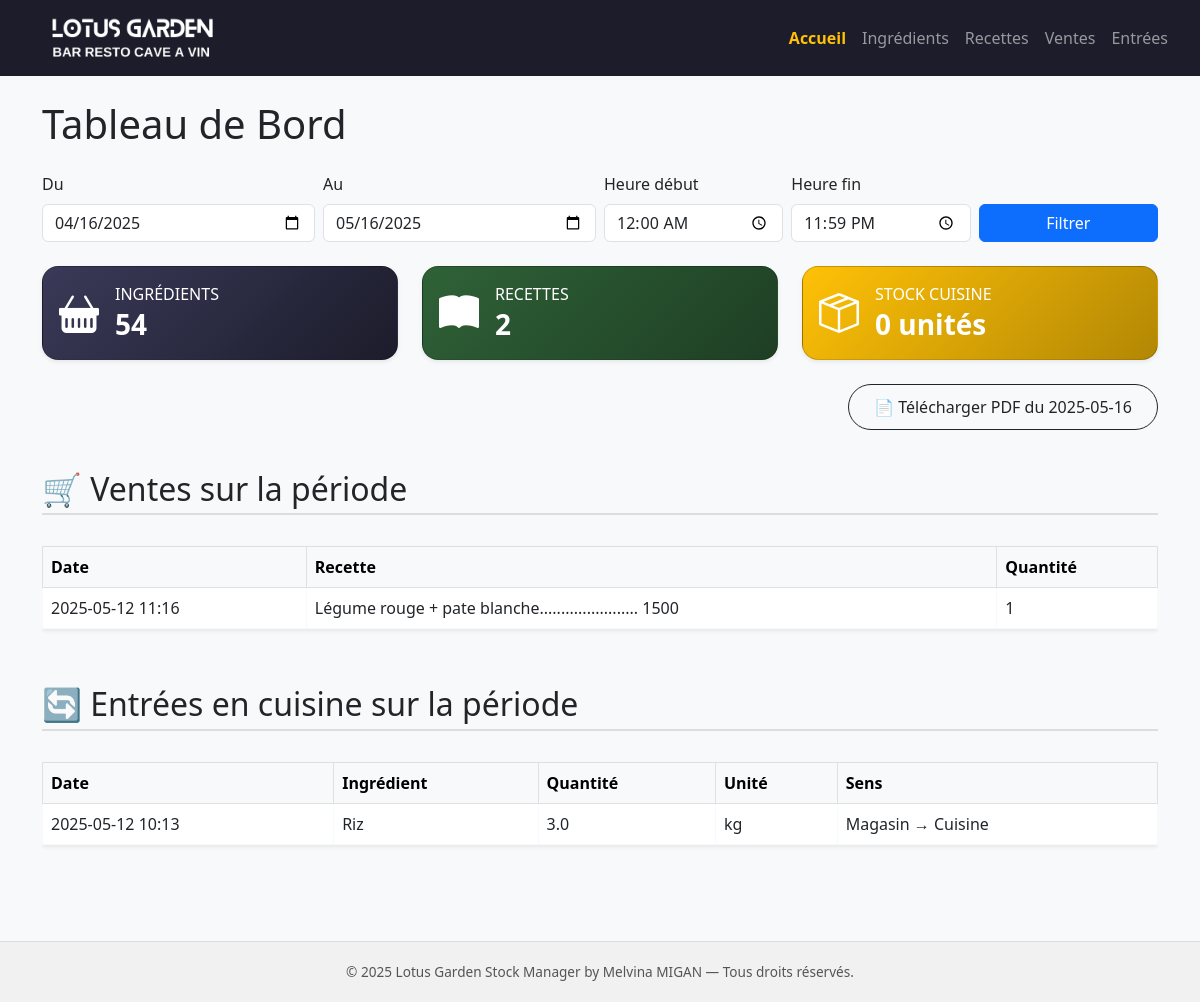
Before: / with the older database file.
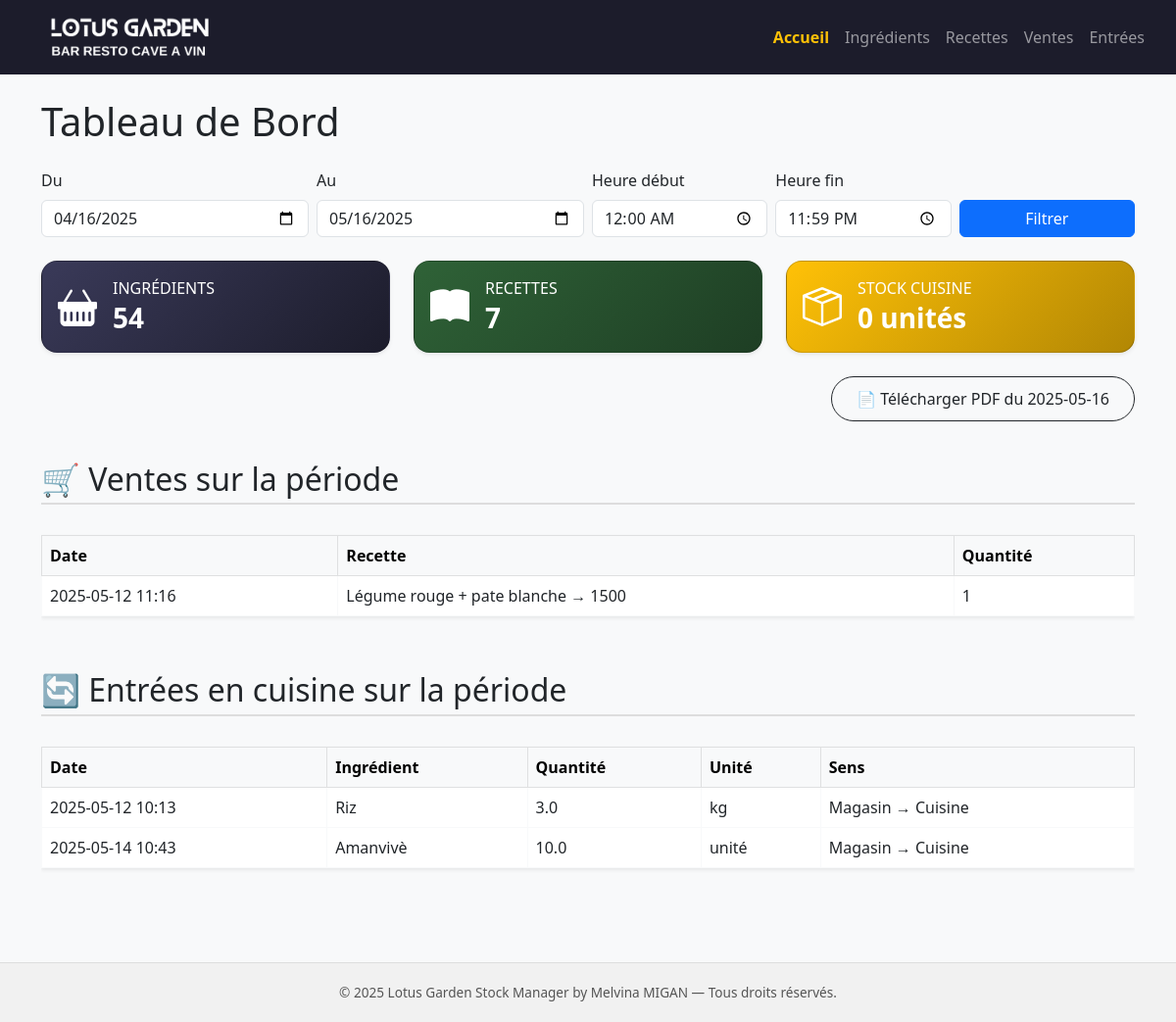
After: the same page with the newer database file.
### app.py (models this page shows)
class Vente(db.Model):
    id = db.Column(db.Integer, primary_key=True)
    recette_id = db.Column(db.Integer, db.ForeignKey('recette.id'), nullable=False)
    quantite = db.Column(db.Integer, nullable=False, default=1)
    date = db.Column(db.DateTime, default=datetime.utcnow)
    recette = db.relationship('Recette')

class Recette(db.Model):
    id = db.Column(db.Integer, primary_key=True)
    nom = db.Column(db.String(100), nullable=False)
    ingredients = db.relationship('RecetteIngredient', backref='recette', cascade='all, delete-orphan')

class HistoriqueTransfert(db.Model):
    id = db.Column(db.Integer, primary_key=True)
    ingredient_id = db.Column(db.Integer, db.ForeignKey('ingredient.id'), nullable=False)
    quantite = db.Column(db.Float, nullable=False)
    unite = db.Column(db.String(50), nullable=False)
    date = db.Column(db.DateTime, default=datetime.utcnow)
    sens = db.Column(db.String(20), nullable=False)
    ingredient = db.relationship('Ingredient', backref='transferts')

class Ingredient(db.Model):
    id = db.Column(db.Integer, primary_key=True)
    nom = db.Column(db.String(100), nullable=False)
    unite = db.Column(db.String(50), nullable=False)
    stock_cuisine = db.Column(db.Float, nullable=False, default=0.0)
    stock_magasin = db.Column(db.Float, nullable=False, default=0.0)

### app.py (the view)
@app.route('/')
def home():
    date_to = request.args.get('date_to', datetime.utcnow().date().isoformat())
    date_from = request.args.get('date_from', (datetime.fromisoformat(date_to) - timedelta(days=30)).date().isoformat())
    heure_debut = request.args.get('heure_debut', '00:00')
    heure_fin = request.args.get('heure_fin', '23:59')
    dt_from = datetime.fromisoformat(date_from + ' ' + heure_debut)
    dt_to = datetime.fromisoformat(date_to + ' ' + heure_fin)
    count_ingredients = Ingredient.query.count()
    count_recettes = Recette.query.count()
    total_stock_cuisine = db.session.query(func.sum(Ingredient.stock_cuisine)).scalar() or 0
    ventes_mois = Vente.query.filter(Vente.date >= dt_from, Vente.date <= dt_to).all()
    transferts_mois = HistoriqueTransfert.query.filter(HistoriqueTransfert.date >= dt_from, HistoriqueTransfert.date <= dt_to).all()
    return render_template('home.html',
        count_ingredients=count_ingredients,
        count_recettes=count_recettes,
        total_stock_cuisine=total_stock_cuisine,
        ventes_mois=ventes_mois,
        transferts_mois=transferts_mois,
        current_time=datetime.utcnow(),
        date_from=date_from,
        date_to=date_to,
        heure_debut=heure_debut,
        heure_fin=heure_fin
    )

### app.py (called while the page is built)
@app.context_processor
def inject_request():
    return dict(request=request)

### templates/home.html (shortened to what the changed rows need)
<!DOCTYPE html>
<html lang="fr">
<head>
    <link rel="stylesheet" href="https://cdn.jsdelivr.net/npm/bootstrap@5.3.0/dist/css/bootstrap.min.css">
    <link rel="stylesheet" href="https://cdn.jsdelivr.net/npm/bootstrap-icons@1.10.5/font/bootstrap-icons.css">
    <link rel="stylesheet" href="https://cdnjs.cloudflare.com/ajax/libs/animate.css/4.1.1/animate.min.css"/>
</head>
<body>
<nav class="navbar navbar-expand-lg navbar-dark px-4">
    <div class="collapse navbar-collapse" id="navbarNav">
        <ul class="navbar-nav ms-auto">
            {% set nav_links = [
                ('home', 'Accueil'),
                ('ajouter', 'Ingrédients'),
                ('recettes', 'Recettes'),
                ('ventes', 'Ventes'),
                ('transfert', 'Entrées')
            ] %}
            {% for endpoint, label in nav_links %}
            <li class="nav-item">
                <a class="nav-link {{ 'active text-warning fw-bold' if request.path == url_for(endpoint) else '' }}" href="{{ url_for(endpoint) }}">{{ label }}</a>
            </li>
            {% endfor %}
        </ul>
    </div>
</nav>
<div class="container mt-4">
    <h1 class="mb-4">Tableau de Bord</h1>
    <div class="row mb-4">
        <div class="col-md-4">
            <div class="card shadow-sm text-white animate__animated animate__fadeInUp" style="background: linear-gradient(135deg, #2f6237, #1e3e24);">
                <div class="card-body d-flex align-items-center">
                    <div>
                        <h6 class="mb-1 text-uppercase">Recettes</h6>
                        <h3 class="fw-bold mb-0">{{ count_recettes }}</h3>
                    </div>
                </div>
            </div>
        </div>
    </div>
    <h2>🛒 Ventes sur la période</h2>
    {% if ventes_mois %}
        <div class="table-responsive">
            <table class="table table-hover table-bordered border-light shadow-sm mt-3">
                <thead class="table-light">
                    <tr>
                        <th>Date</th>
                        <th>Recette</th>
                        <th>Quantité</th>
                    </tr>
                </thead>
                <tbody>
                    {% for vente in ventes_mois %}
                    <tr>
                        <td>{{ vente.date.strftime('%Y-%m-%d %H:%M') }}</td>
                        <td>{{ vente.recette.nom }}</td>
                        <td>{{ vente.quantite }}</td>
                    </tr>
                    {% endfor %}
                </tbody>
            </table>
        </div>
    {% else %}
        <p class="text-muted">Aucune vente enregistrée.</p>
    {% endif %}
    <h2>🔄 Entrées en cuisine sur la période</h2>
    {% if transferts_mois %}
        <div class="table-responsive">
            <table class="table table-hover table-bordered border-light shadow-sm mt-3">
                <thead class="table-light">
                    <tr>
                        <th>Date</th>
                        <th>Ingrédient</th>
                        <th>Quantité</th>
                        <th>Unité</th>
                        <th>Sens</th>
                    </tr>
                </thead>
                <tbody>
                    {% for t in transferts_mois %}
                    <tr>
                        <td>{{ t.date.strftime('%Y-%m-%d %H:%M') }}</td>
                        <td>{{ t.ingredient.nom }}</td>
                        <td>{{ t.quantite }}</td>
                        <td>{{ t.unite }}</td>
                        <td>{{ 'Magasin → Cuisine' if t.sens == 'magasin_vers_cuisine' else 'Cuisine → Magasin' }}</td>
                    </tr>
                    {% endfor %}
                </tbody>
            </table>
        </div>
    {% else %}
        <p class="text-muted">Aucun transfert enregistré.</p>
    {% endif %}
</div>
</body>
</html>

Changed rows visible on the page:
changed through a linked row, Vente: recette.nom "Légume rouge + pate blanche....................... 1500" → "Légume rouge + pate blanche → 1500"
added HistoriqueTransfert: date "2025-05-14 10:43", ingredient.nom "Amanvivè", quantite "10.0", unite "unité", sens "Magasin → Cuisine"
Other visible differences:
{{ count_recettes }}: "2" → "7"
